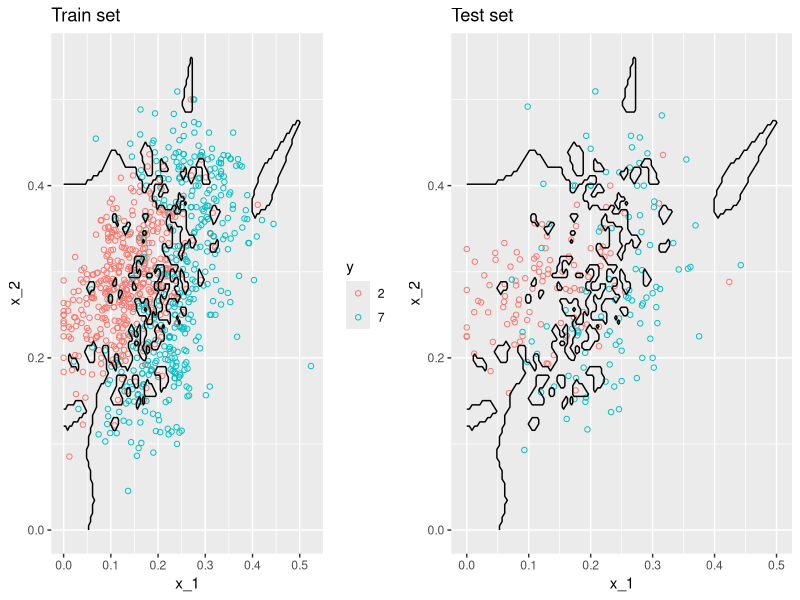

Source code (R): (Note: this script raises an error after producing the figure.)
# Load necessary libraries
library(tidyverse)   # Data manipulation and visualization
library(caret)       # Machine learning functions
library(dslabs)      # Dataset with the MNIST data
library(gridExtra)   # To arrange multiple plots in a grid



#### 1. Fit k-NN Model (k = 1)

# Fit a k-NN model with k = 1 using the training data
knn_fit_1 <- knn3(y ~ ., data = mnist_27$train, k = 1)

# Predict the class labels for the training data using the k-NN model
y_hat_knn_1 <- predict(knn_fit_1, mnist_27$train, type = "class")

# Calculate and display the accuracy of the k-NN model on the training data
confusionMatrix(y_hat_knn_1, mnist_27$train$y)$overall["Accuracy"]

# Predict the class labels for the test data using the k-NN model
y_hat_knn_1 <- predict(knn_fit_1, mnist_27$test, type = "class")

# Calculate and display the accuracy of the k-NN model on the test data
confusionMatrix(y_hat_knn_1, mnist_27$test$y)$overall["Accuracy"]



#### 2. Visualize Conditional Probability for k-NN (k = 1)

# Create a plot for the training set with contour lines representing the predicted probabilities from the k-NN model (k = 1)
p1 <- mnist_27$true_p %>% 
  mutate(knn = predict(knn_fit_1, newdata = .)[,2]) %>%
  ggplot() +
  geom_point(data = mnist_27$train, aes(x_1, x_2, color= y), pch=21) +  # Plot the training set points
  scale_fill_gradientn(colors=c("#F8766D", "white", "#00BFC4")) +  # Set color gradient for the contour plot
  stat_contour(aes(x_1, x_2, z = knn), breaks=c(0.5), color="black") +  # Add contour lines at z = 0.5
  ggtitle("Train set")  # Title for the plot

# Create a plot for the test set with contour lines representing the predicted probabilities from the k-NN model (k = 1)
p2 <- mnist_27$true_p %>% 
  mutate(knn = predict(knn_fit_1, newdata = .)[,2]) %>%
  ggplot() +
  geom_point(data = mnist_27$test, aes(x_1, x_2, color= y), 
             pch=21, show.legend = FALSE) +  # Plot the test set points
  scale_fill_gradientn(colors=c("#F8766D", "white", "#00BFC4")) +  # Set color gradient for the contour plot
  stat_contour(aes(x_1, x_2, z = knn), breaks=c(0.5), color="black") +  # Add contour lines at z = 0.5
  ggtitle("Test set")  # Title for the plot

# Arrange the training and test set plots side by side
grid.arrange(p1, p2, nrow=1)



#### 3. Fit k-NN Model (k = 401)

# Fit a k-NN model with k = 401 using the training data
knn_fit_401 <- knn3(y ~ ., data = mnist_27$train, k = 401)

# Predict the class labels for the test data using the k-NN model (k = 401)
y_hat_knn_401 <- predict(knn_fit_401, mnist_27$test, type = "class")

# Calculate and display the accuracy of the k-NN model with k = 401 on the test data
confusionMatrix(y_hat_knn_401, mnist_27$test$y)$overall["Accuracy"]



#### 4. Fit Logistic Regression Model

# Fit a logistic regression model using the training data
fit_glm <- glm(y ~ x_1 + x_2, data=mnist_27$train, family="binomial")



#### 5. Compare Models

# Plot the conditional probability estimates for the logistic regression model
p1 <- plot_cond_prob(predict(fit_glm, mnist_27$true_p)) +
  ggtitle("Regression")

# Plot the conditional probability estimates for the k-NN model (k = 401)
p2 <- plot_cond_prob(predict(knn_fit_401, mnist_27$true_p)[,2]) +
  ggtitle("kNN-401")

# Arrange the regression and k-NN plots side by side for comparison
grid.arrange(p1, p2, nrow=1)
